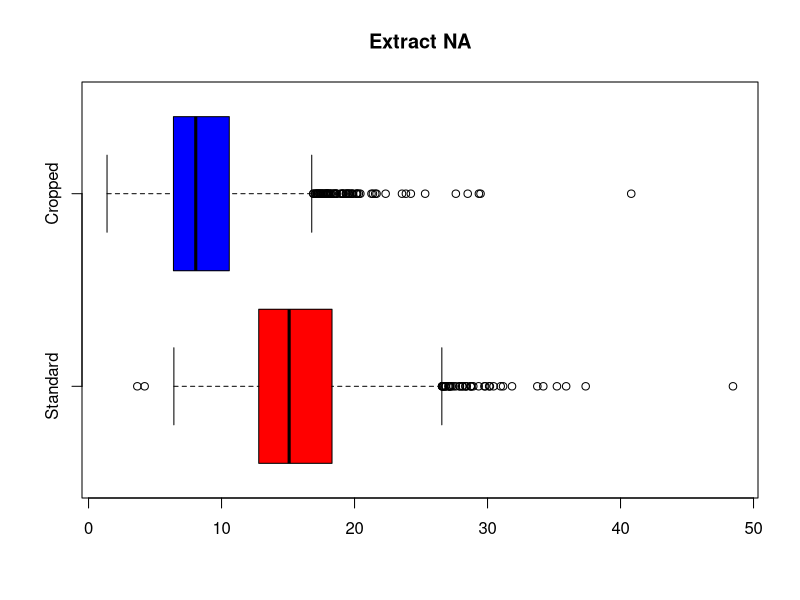
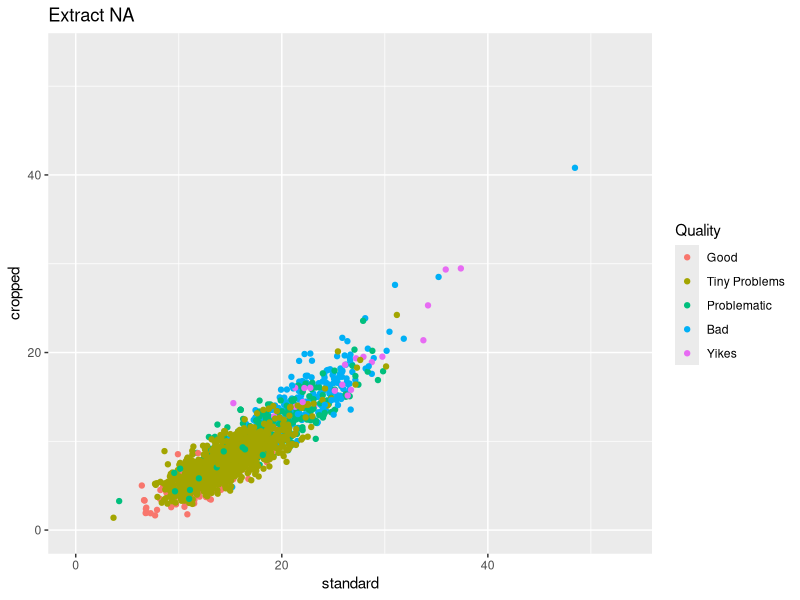
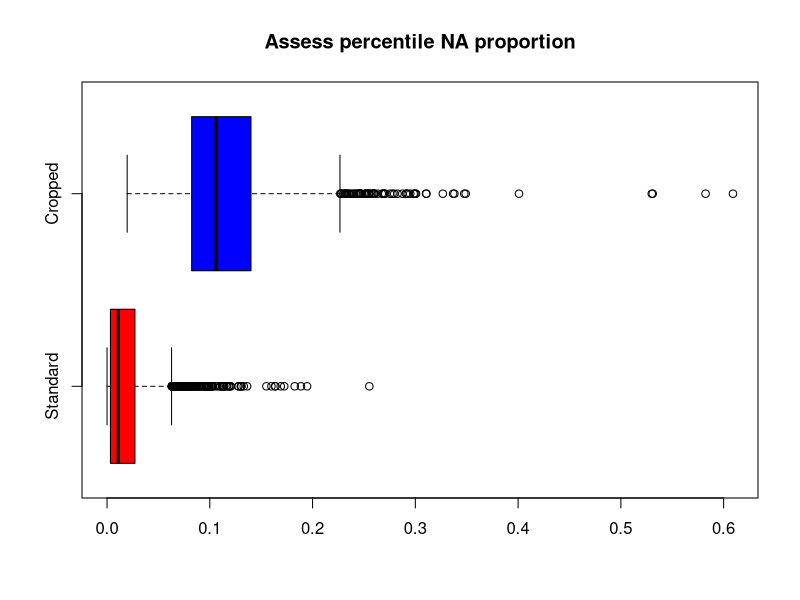
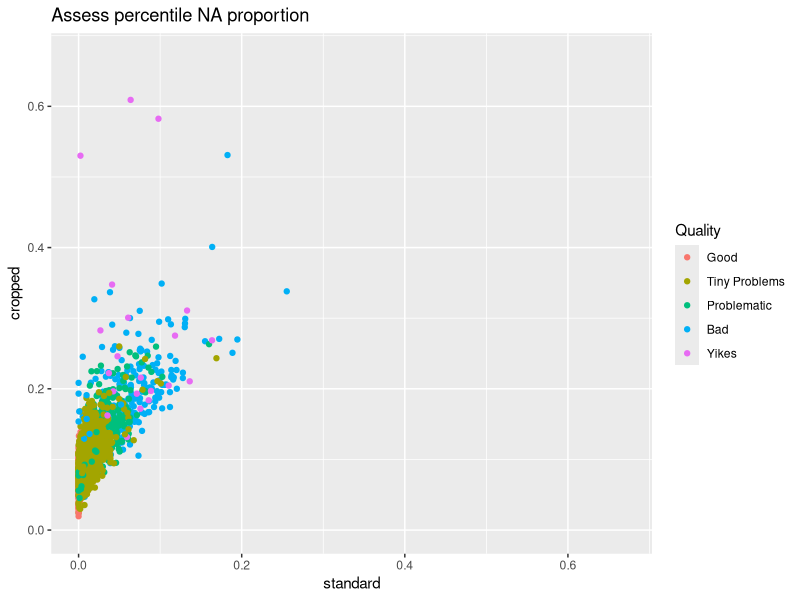
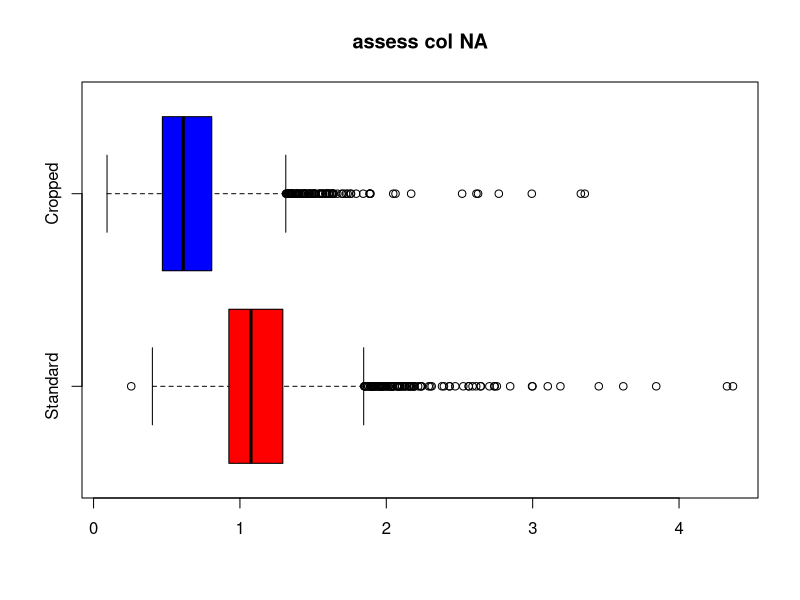
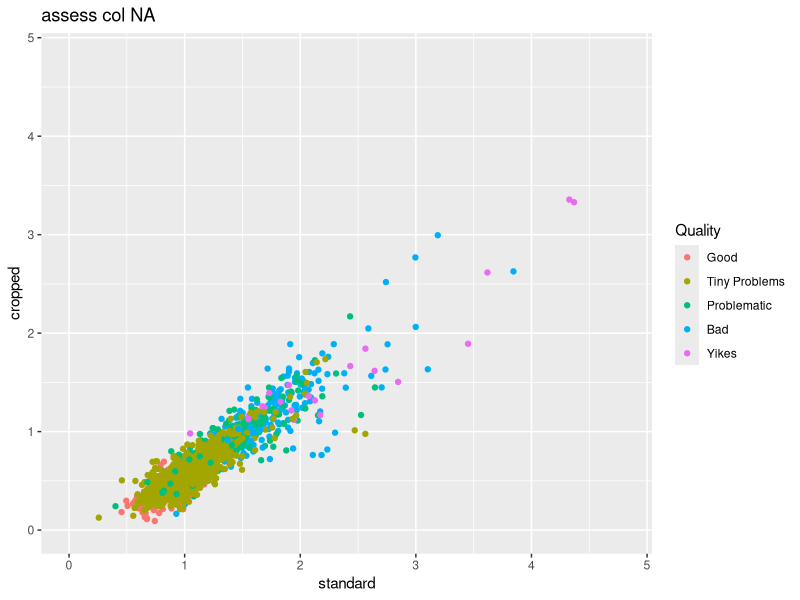
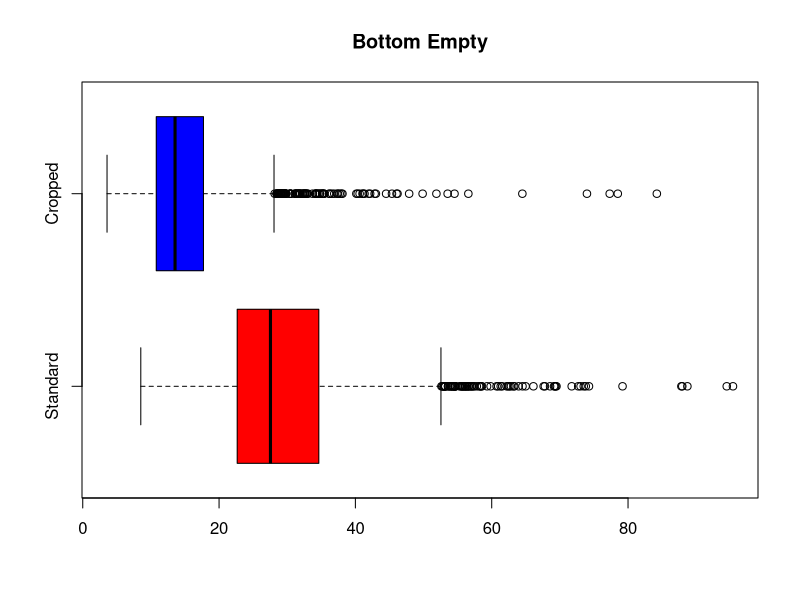
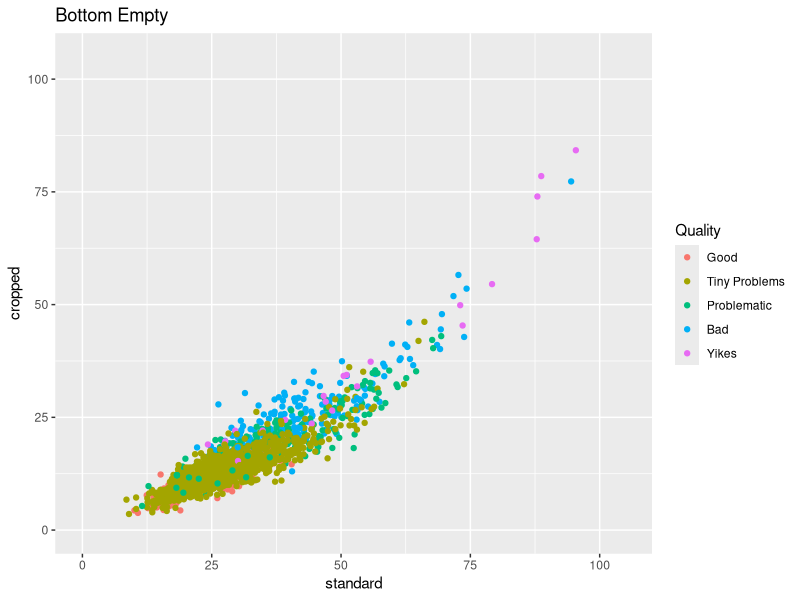

These figures' R source, in order:
## ---- chunk 1
knitr::opts_chunk$set(echo = TRUE)
library(fastDummies)
library(tidyverse)
library(ggplot2)

## ---- chunk 2
full_data = read.csv(file = "data/std_and_cropped_data_12_20_2022.csv", header = TRUE)
## ---- chunk 3

full_data = full_data %>% mutate(
  Quality = factor(Quality, levels=c("Good", "Tiny Problems", "Problematic", "Bad", "Yikes")),
  Problem = factor(Problem)
)

## ---- chunk 4
comparison <- function(standard, cropped, feature) {

upper = max(max(standard), max(cropped))
upper = upper * 1.1
scatty = full_data %>% ggplot(aes(x=standard, y=cropped, col=Quality)) +
  geom_point() +
  xlim(0,upper) +
  ylim(0,upper) +
  ggtitle(feature)

boxy = boxplot(standard, cropped,
        horizontal = TRUE,
        main = feature,
        names = c("Standard", "Cropped"),
        col = c("red", "blue"))
        
print(scatty)
boxy
df = data.frame(min = numeric(),
                firstQ = numeric(),
                med = numeric(),
                mean = numeric(),
                thirdQ = numeric(),
                max = numeric())
print(paste("Summary Info of", feature))
df[1,] = summary(standard)
df[2,] = summary(cropped)
rownames(df) = c("Standard", "Cropped")
print(df)
}
## ---- chunk 5
comparison(full_data$extract_na, full_data$extract_na_cropped, feature = "Extract NA")
comparison(full_data$assess_percentile_na_proportion, full_data$assess_percentile_na_proportion_cropped, feature = "Assess percentile NA proportion")
comparison(full_data$assess_col_na, full_data$assess_col_na_cropped, feature = "assess col NA")
comparison(full_data$assess_bottomempty, full_data$assess_bottomempty_cropped, feature = "Bottom Empty")
comparison(full_data$assess_median_na_proportion, full_data$assess_median_na_proportion_cropped, feature = "Assess median NA proportion")
